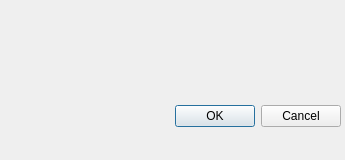
<?xml version="1.0" encoding="UTF-8"?>
<ui version="4.0">
 <class>inquiredialog</class>
 <widget class="QDialog" name="inquiredialog">
  <property name="geometry">
   <rect>
    <x>0</x>
    <y>0</y>
    <width>345</width>
    <height>160</height>
   </rect>
  </property>
  <property name="windowTitle">
   <string>Dialog</string>
  </property>
  <widget class="QDialogButtonBox" name="buttonBox">
   <property name="geometry">
    <rect>
     <x>0</x>
     <y>100</y>
     <width>341</width>
     <height>32</height>
    </rect>
   </property>
   <property name="orientation">
    <enum>Qt::Horizontal</enum>
   </property>
   <property name="standardButtons">
    <set>QDialogButtonBox::Cancel|QDialogButtonBox::Ok</set>
   </property>
  </widget>
  <widget class="QLabel" name="label">
   <property name="geometry">
    <rect>
     <x>50</x>
     <y>40</y>
     <width>261</width>
     <height>41</height>
    </rect>
   </property>
   <property name="text">
    <string/>
   </property>
  </widget>
 </widget>
 <resources/>
 <connections>
  <connection>
   <sender>buttonBox</sender>
   <signal>accepted()</signal>
   <receiver>inquiredialog</receiver>
   <slot>accept()</slot>
   <hints>
    <hint type="sourcelabel">
     <x>248</x>
     <y>254</y>
    </hint>
    <hint type="destinationlabel">
     <x>157</x>
     <y>274</y>
    </hint>
   </hints>
  </connection>
  <connection>
   <sender>buttonBox</sender>
   <signal>rejected()</signal>
   <receiver>inquiredialog</receiver>
   <slot>reject()</slot>
   <hints>
    <hint type="sourcelabel">
     <x>316</x>
     <y>260</y>
    </hint>
    <hint type="destinationlabel">
     <x>286</x>
     <y>274</y>
    </hint>
   </hints>
  </connection>
 </connections>
</ui>
